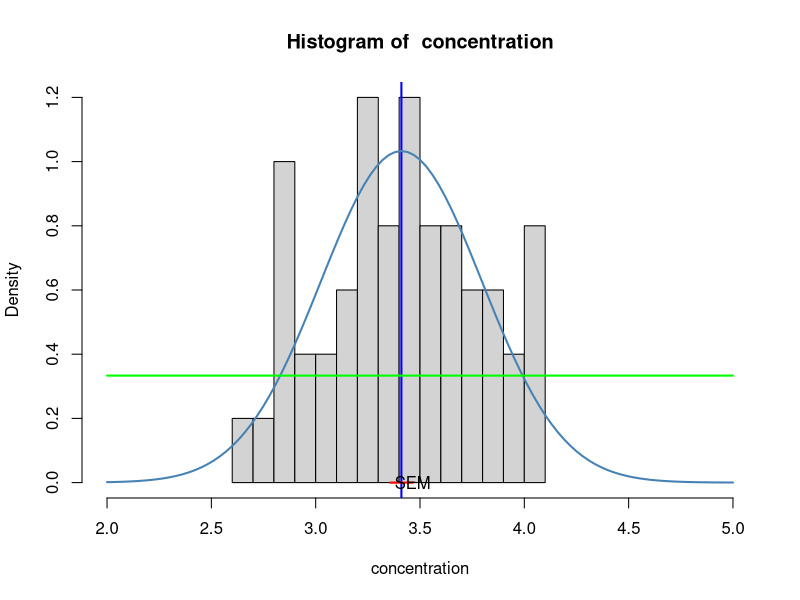
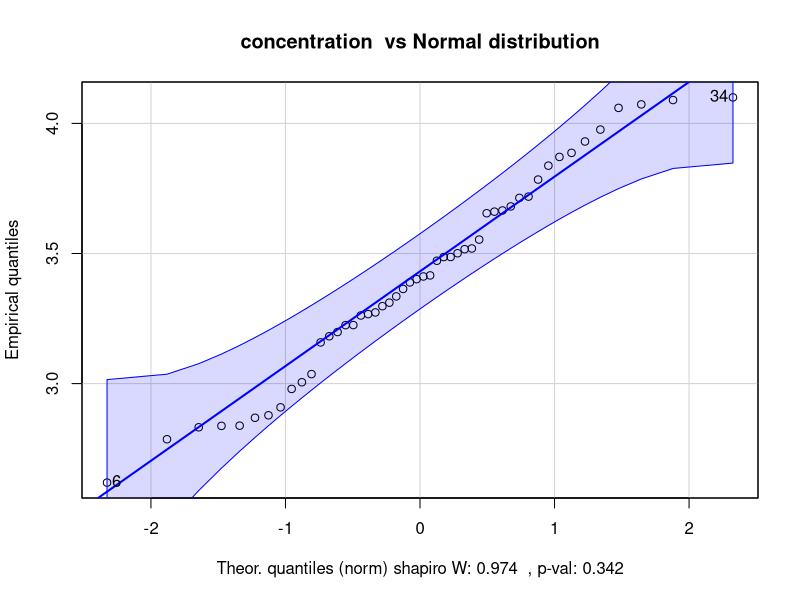
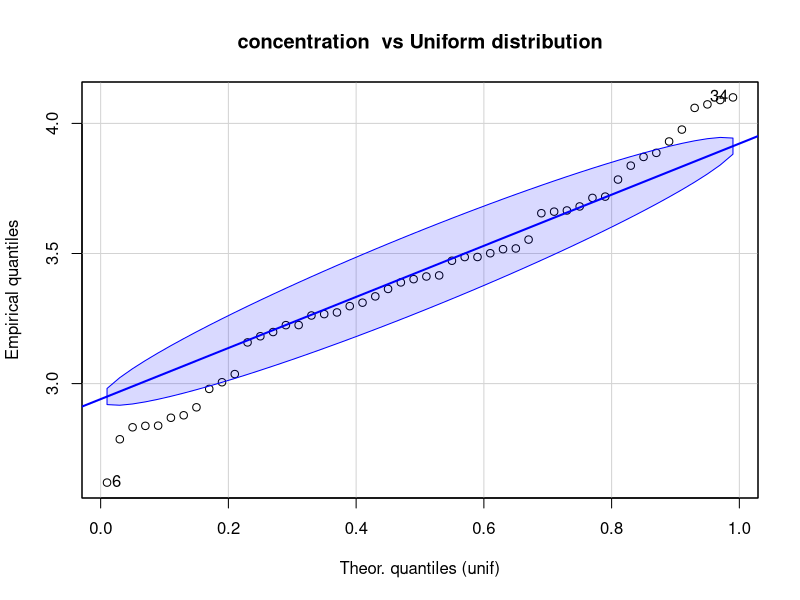
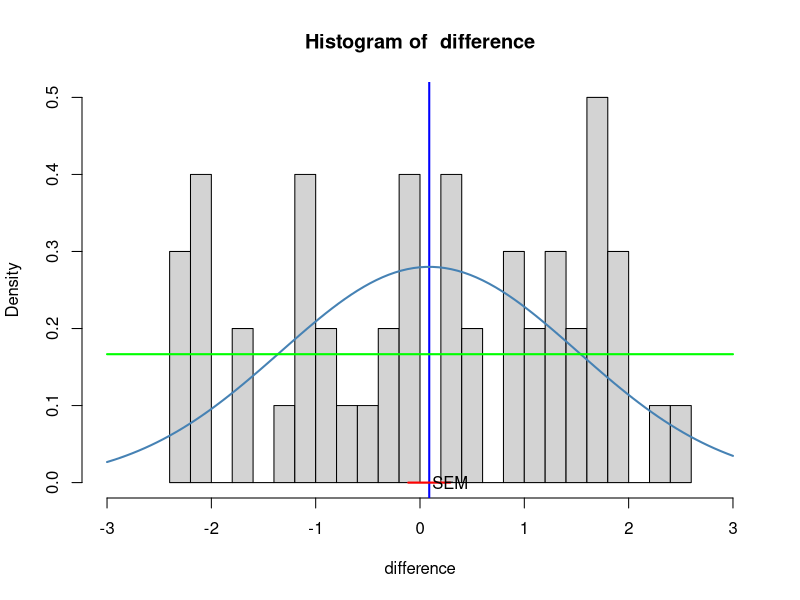
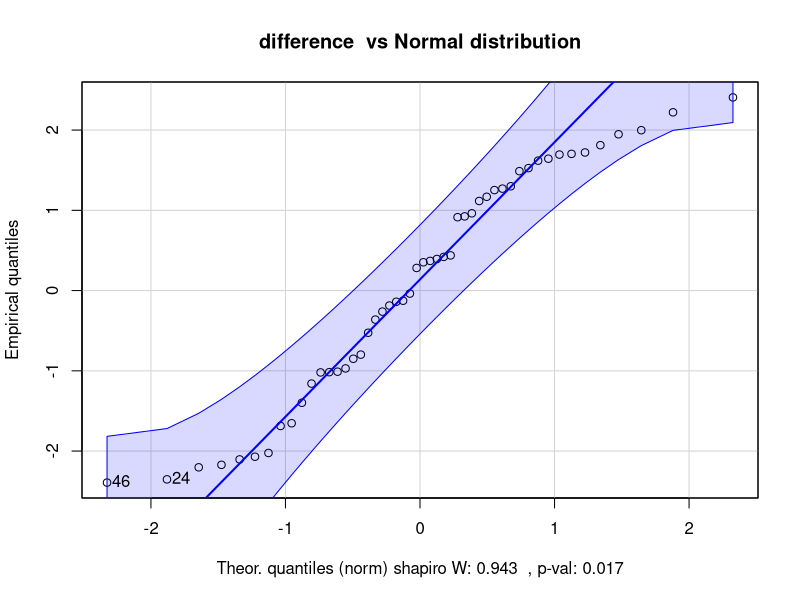
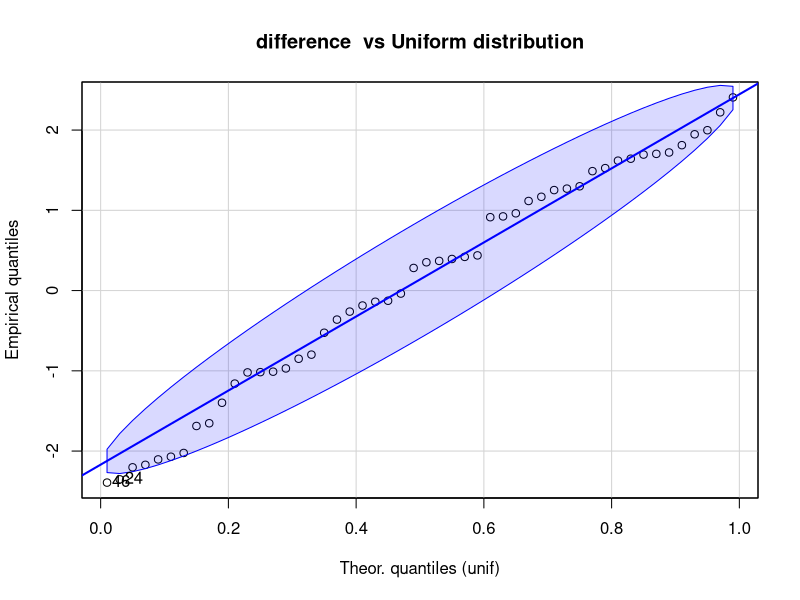
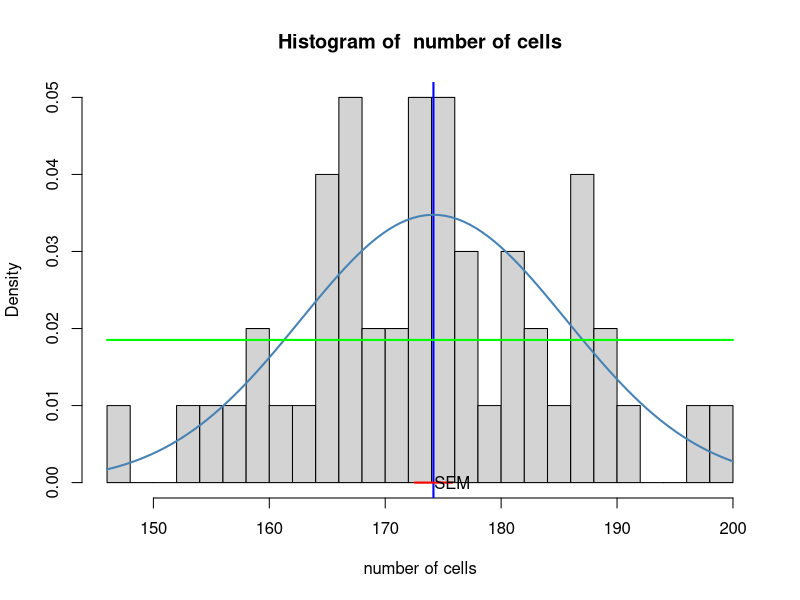
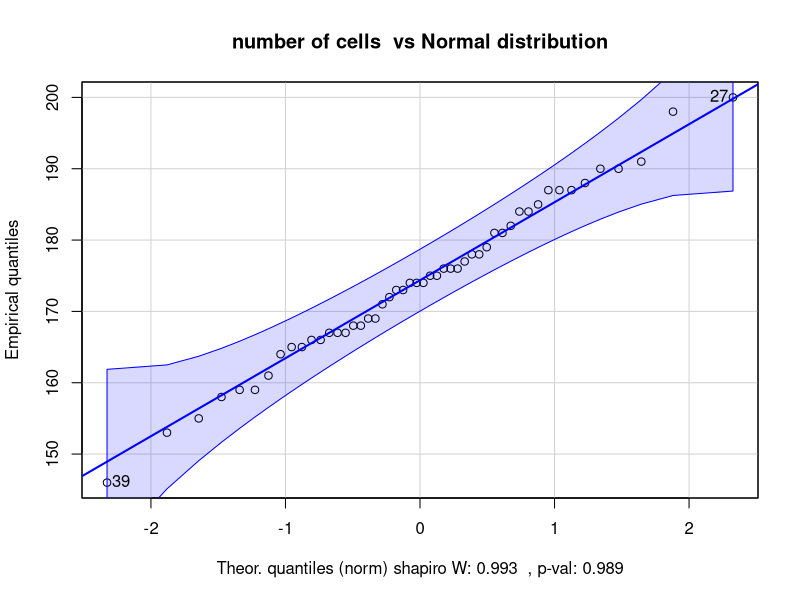

Recreate these plots in R, in order.
## ---- chunk 1
knitr::opts_chunk$set(echo = TRUE)
## ---- chunk 2
fracture <- read.table("bone-fracture.csv", sep = ";", header = TRUE)
summary(fracture)
str(fracture)
## ---- chunk 3
library("car")

fdata <- fracture$conc
desc <- "concentration"

compDists <- function(fdata, desc) {
#  def.par=par(no.readonly = T)
#  layout.show(layout(matrix(c(1,1,2,3), nrow=2, ncol=2, byrow = TRUE)))
  
  dmin <- floor(min(fdata))
  dmax <- ceiling(max(fdata))
  size <- length(fdata)
  size <- length(fdata)
  hist(fdata, freq = F, breaks = 20, xlab = desc, xlim = c(dmin, dmax), main = paste("Histogram of ", desc))
  mu <- mean(fdata)
  abline(v = mu, lwd = 2, col = "blue")
  sd <- sd(fdata)
  max <- max(fdata)
  sem <- sd(fdata)/sqrt(size)
  a <- 1 - .05/2
  fi <- qnorm(a,0)
  lines(c(mu - sem, mu + sem), c(0,0), lwd = 2, col = "red")
  text(mu + sem, 0,"SEM")
   
  xseq=seq(dmin,dmax, (dmax-dmin)/100)
  lines(xseq, dnorm(xseq, mean=mean(fdata), sd=sd(fdata)), lwd = 2, col = "steelblue")
  lines(xseq, dunif(xseq, min = dmin, max = dmax), lwd = 2, col = "green")
  #lines(xseq, dpois(xseq, lambda = mean(fdata)), lwd = 2, col = "red")
  
  # another test of normality using the Shapiro-Wilk-Test
  shp.test <- shapiro.test(fdata)
  spw <- round(shp.test$statistic,3)
  spval <- round(shp.test$p.value,3)
  # W close to 1 and p-value < 0.05 means the data is not normaly distributed
  
  qqPlot(fdata, dist = "norm", main = paste(desc, " vs Normal distribution"), xlab = paste("Theor. quantiles (norm) shapiro W:", spw, " , p-val:", spval), ylab = "Empirical quantiles", envelope=.975)
  qqPlot(fdata, dist = "unif", main = paste(desc, " vs Uniform distribution"), xlab = "Theor. quantiles (unif)", ylab = "Empirical quantiles", envelope=.975)
#  qqPlot(fdata, dist = "pois", main = " vs Poisson distribution", xlab = "Theor. quantiles (poisson-distribution)", ylab = "Empirical quantiles", lambda = mean(fdata))
#  qqPlot(fdata, dist = "exp", main = " vs Exponential distribution", xlab = "Theor. quantiles (exp-distribution)", ylab = "Empirical quantiles")
#  qqPlot(fdata, dist = "t", main = " vs Student's T distribution", xlab = "Theor. quantiles (t-distribution)", ylab = "Empirical quantiles", df = 49)
  
#  par(def.par)
}

## ---- chunk 4
summary(fracture$conc)
compDists(fracture$conc, "concentration")
## ---- chunk 5
summary(fracture$dif)
compDists(fracture$dif, "difference")
## ---- chunk 6
summary(fracture$no.cells)
compDists(fracture$no.cells, "number of cells")
## ---- chunk 7
fdata <- fracture$hit
summary(fdata)
qqPlot(fdata, dist = "binom", main = " vs binom distribution", xlab = "Theor. quantiles (binom-distribution)", ylab = "Empirical quantiles", size=1, prob=mean(fdata))
size <- length(fdata)
success <- length(fdata[fdata==1])
(1 - pbinom(success, size=size, prob = .5))
binom.test(x=success,n=size)
#var(fdata)
